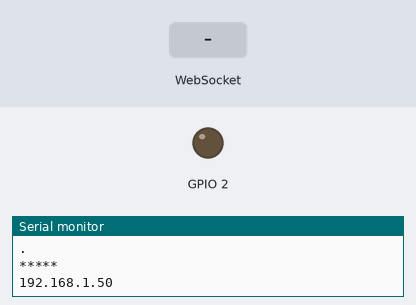
Bench run of a sketch on a simulated ESP32. Parts: output pins drawn as LEDs (lit = HIGH), the last lines printed to the serial monitor. Inputs (shaded band) come from the test bench. WiFi joins after 1.5 s; servers stay silent unless stated.

Above: at 2.7 s.
2.8 s: WebSocket text "5" received
At 3.9 s:
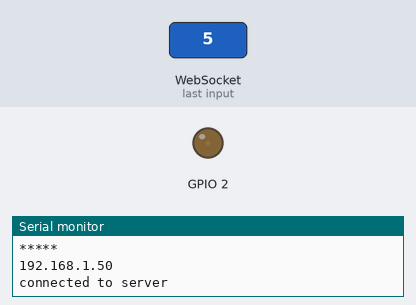
4.3 s: WebSocket text "90" received
At 5.0 s:
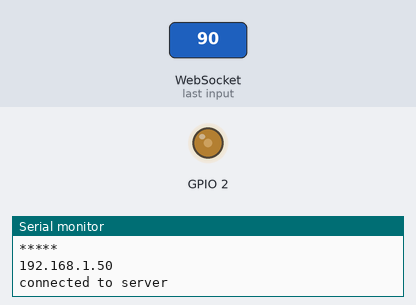
5.8 s: WebSocket text "200" received
At 6.1 s:
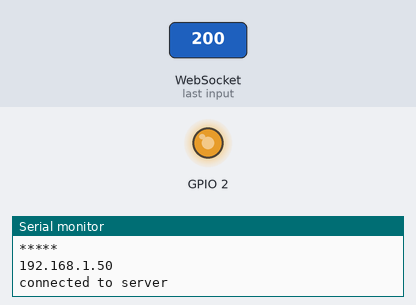
Timing chart, 0 to 8.8 s (numbered marks = the images above; inputs shaded):
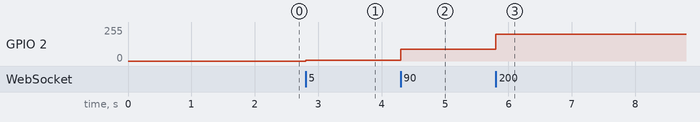

Measured:
- after the input at 2.8 s, GPIO 2: 0/255 → 5/255 at once
- after the input at 4.3 s, GPIO 2: 5/255 → 90/255 at once
- after the input at 5.8 s, GPIO 2: 90/255 → 200/255 at once

The sketch:

NodeMCU_client.ino
```cpp
#include <esp_wifi.h>
#include <WiFi.h>
#include <WiFiClient.h>
#include <WiFiAP.h>
#include <WebSocketsClient.h>

WebSocketsClient wsc;

const char *ssid = "*****";
const char *pass = "*****";

#define SERVER  "192.168.1.15"
#define PORT    3000
#define URL     "/"

void websocketEvent(WStype_t type, uint8_t *data, size_t length){
  switch(type){
    case(WStype_CONNECTED):
      Serial.printf("connected to server\n");
      break;
    case WStype_DISCONNECTED:
      Serial.printf("Disconnected!\n");
      break;
    case(WStype_TEXT):
      analogWrite(2, atoi((const char *)data));
      break;
  }
}

void setup(){
  pinMode(2, OUTPUT);
  Serial.begin(115200);

  WiFi.begin(ssid, pass);

  while(WiFi.status() != WL_CONNECTED){
    Serial.println(".");
    delay(500);
  }

  Serial.println(WiFi.SSID());
  Serial.println(WiFi.localIP());

  wsc.begin(SERVER, PORT, URL);
  wsc.onEvent(websocketEvent);
  // try ever 1000 again if connection has failed
  wsc.setReconnectInterval(1000);
}

void loop(){
  wsc.loop();
}
```
